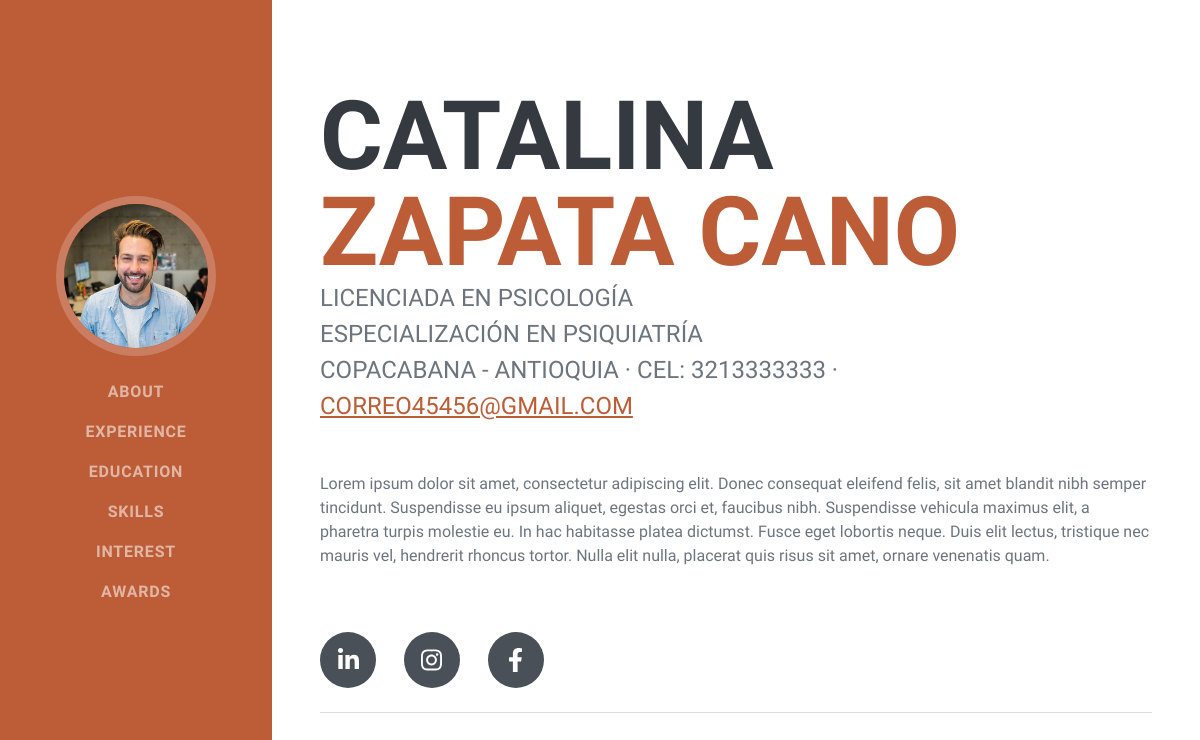
The page / on the database its author committed.
### about/models.py (models this page shows, shortened)
class About(models.Model):
    name = models.CharField(max_length=255, verbose_name="Nombre")
    lastname = models.CharField(max_length=255, verbose_name="Apellido")
    degree = models.CharField(max_length=255, verbose_name="Título")
    postgraduate = models.CharField(max_length=255, verbose_name="Posgrado")
    address = models.CharField(max_length=255, verbose_name="Dirección")
    mail = models.EmailField(verbose_name="Correo electrónico")
    phone = models.CharField(max_length=10, verbose_name="Teléfono")
    profile = RichTextField(null=True, blank=True, max_length=512, verbose_name="Perfil")
    created = models.DateTimeField(auto_now_add=True)
    updated = models.DateTimeField(auto_now=True)
    class Meta:
        verbose_name = "Acerca de"

### about/views.py (the view)
# urls.py: path('', about_views.about, name="about"),
def about(request):
    about = About.objects.all()
    return render(request, "about/about.html", {'about':about})

### about/templates/about/about.html (shortened to what this page needs)
{% extends 'core/base.html' %}
{% block content %}
    {% for about in about %}
        <h1 class="mb-0">
            {{about.name}}
            <span class="text-primary">{{about.lastname}}</span>
        </h1>
        <div class="subheading mb-5">
            {{about.degree}} <br>
            {{about.postgraduate}} <br>
            {{about.address}} · Cel: {{about.phone}} ·
            <a href="mailto:name@email.com">{{about.mail}}</a>
        </div>
        <p class="lead mb-5">{{about.profile|safe}}</p> <br/><br/>
        <div class="social-icons">
            <a class="social-icon" href="#!"><i class="fab fa-linkedin-in"></i></a>
            <a class="social-icon" href="#!"><i class="fab fa-instagram"></i></a>
            <a class="social-icon" href="#!"><i class="fab fa-facebook-f"></i></a>
        </div>
        <br/>
        <hr class="m-0" />
    {% endfor %}
{% endblock %}

### rows shown on the page
About: name "CATALINA", lastname "ZAPATA CANO", degree "LICENCIADA EN PSICOLOGÍA", postgraduate "ESPECIALIZACIÓN EN PSIQUIATRÍA", address "COPACABANA - ANTIOQUIA", phone "3213333333", mail "CORREO45456@GMAIL.COM", profile "Lorem ipsum dolor sit amet, consectetur adipiscing elit. Donec consequat eleifend felis, sit amet blandit nibh semper tincidunt. Suspendisse eu ipsum aliquet, egestas orci et, faucibus nibh. Suspendisse vehicula maximus elit, a pharetra turpis molestie eu. In hac habitasse platea dictumst. Fusce eget lobortis neque. Duis elit lectus, tristique nec mauris vel, hendrerit rhoncus tortor. Nulla elit nulla, placerat quis risus sit amet, ornare venenatis quam."
